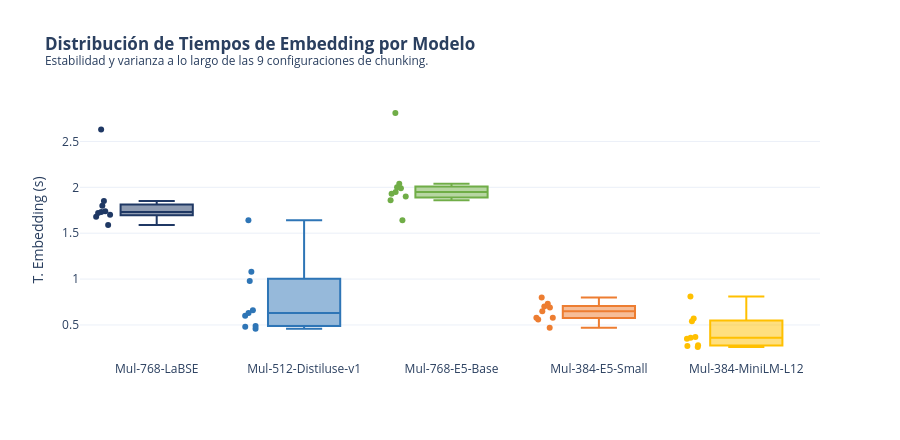

Notebook cell for this chart:
### Code cell
# ── Gráfico 4: Boxplot de tiempos de embedding por modelo ─────────────────
df_c_ord = df_c.copy()
df_c_ord['Modelo'] = pd.Categorical(df_c_ord['Modelo'], categories=ORDER, ordered=True)
df_c_ord = df_c_ord.sort_values('Modelo')

fig = px.box(
    df_c_ord,
    x='Modelo', y='T. Embedding (s)',
    color='Modelo',
    color_discrete_sequence=PALETTE,
    points='all',
    title='<b>Distribución de Tiempos de Embedding por Modelo</b><br><sup>Estabilidad y varianza a lo largo de las 9 configuraciones de chunking.</sup>'
)
fig.update_layout(height=440, showlegend=False, xaxis_title='')
fig.show()

### Figure 1 — Plotly figure (JSON) as saved in the notebook; plotly's stock layout.template omitted (floating-point values rounded to 4 significant figures)
{"data": [{"alignmentgroup": "True", "boxpoints": "all", "hovertemplate": "Modelo=%{x}<br>T. Embedding (s)=%{y}<extra></extra>", "legendgroup": "Mul-768-LaBSE", "marker": {"color": "#1F3864"}, "name": "Mul-768-LaBSE", "notched": false, "offsetgroup": "Mul-768-LaBSE", "orientation": "v", "showlegend": true, "type": "box", "x": ["Mul-768-LaBSE", "Mul-768-LaBSE", "Mul-768-LaBSE", "Mul-768-LaBSE", "Mul-768-LaBSE", "Mul-768-LaBSE", "Mul-768-LaBSE", "Mul-768-LaBSE", "Mul-768-LaBSE"], "x0": " ", "xaxis": "x", "y": [1.73, 1.59, 1.8, 2.63, 1.72, 1.74, 1.85, 1.7, 1.68], "y0": " ", "yaxis": "y"}, {"alignmentgroup": "True", "boxpoints": "all", "hovertemplate": "Modelo=%{x}<br>T. Embedding (s)=%{y}<extra></extra>", "legendgroup": "Mul-512-Distiluse-v1", "marker": {"color": "#2E75B6"}, "name": "Mul-512-Distiluse-v1", "notched": false, "offsetgroup": "Mul-512-Distiluse-v1", "orientation": "v", "showlegend": true, "type": "box", "x": ["Mul-512-Distiluse-v1", "Mul-512-Distiluse-v1", "Mul-512-Distiluse-v1", "Mul-512-Distiluse-v1", "Mul-512-Distiluse-v1", "Mul-512-Distiluse-v1", "Mul-512-Distiluse-v1", "Mul-512-Distiluse-v1", "Mul-512-Distiluse-v1"], "x0": " ", "xaxis": "x", "y": [0.98, 1.08, 1.64, 0.6, 0.66, 0.48, 0.46, 0.63, 0.49], "y0": " ", "yaxis": "y"}, {"alignmentgroup": "True", "boxpoints": "all", "hovertemplate": "Modelo=%{x}<br>T. Embedding (s)=%{y}<extra></extra>", "legendgroup": "Mul-768-E5-Base", "marker": {"color": "#70AD47"}, "name": "Mul-768-E5-Base", "notched": false, "offsetgroup": "Mul-768-E5-Base", "orientation": "v", "showlegend": true, "type": "box", "x": ["Mul-768-E5-Base", "Mul-768-E5-Base", "Mul-768-E5-Base", "Mul-768-E5-Base", "Mul-768-E5-Base", "Mul-768-E5-Base", "Mul-768-E5-Base", "Mul-768-E5-Base", "Mul-768-E5-Base"], "x0": " ", "xaxis": "x", "y": [1.9, 1.99, 2.04, 2.0, 1.86, 2.81, 1.95, 1.64, 1.93], "y0": " ", "yaxis": "y"}, {"alignmentgroup": "True", "boxpoints": "all", "hovertemplate": "Modelo=%{x}<br>T. Embedding (s)=%{y}<extra></extra>", "legendgroup": "Mul-384-E5-Small", "marker": {"color": "#ED7D31"}, "name": "Mul-384-E5-Small", "notched": false, "offsetgroup": "Mul-384-E5-Small", "orientation": "v", "showlegend": true, "type": "box", "x": ["Mul-384-E5-Small", "Mul-384-E5-Small", "Mul-384-E5-Small", "Mul-384-E5-Small", "Mul-384-E5-Small", "Mul-384-E5-Small", "Mul-384-E5-Small", "Mul-384-E5-Small", "Mul-384-E5-Small"], "x0": " ", "xaxis": "x", "y": [0.47, 0.8, 0.58, 0.56, 0.65, 0.7, 0.73, 0.69, 0.58], "y0": " ", "yaxis": "y"}, {"alignmentgroup": "True", "boxpoints": "all", "hovertemplate": "Modelo=%{x}<br>T. Embedding (s)=%{y}<extra></extra>", "legendgroup": "Mul-384-MiniLM-L12", "marker": {"color": "#FFC000"}, "name": "Mul-384-MiniLM-L12", "notched": false, "offsetgroup": "Mul-384-MiniLM-L12", "orientation": "v", "showlegend": true, "type": "box", "x": ["Mul-384-MiniLM-L12", "Mul-384-MiniLM-L12", "Mul-384-MiniLM-L12", "Mul-384-MiniLM-L12", "Mul-384-MiniLM-L12", "Mul-384-MiniLM-L12", "Mul-384-MiniLM-L12", "Mul-384-MiniLM-L12", "Mul-384-MiniLM-L12"], "x0": " ", "xaxis": "x", "y": [0.28, 0.26, 0.27, 0.37, 0.36, 0.35, 0.81, 0.54, 0.57], "y0": " ", "yaxis": "y"}], "layout": {"boxmode": "overlay", "height": 440, "legend": {"title": {"text": "Modelo"}, "tracegroupgap": 0}, "showlegend": false, "title": {"text": "<b>Distribución de Tiempos de Embedding por Modelo</b><br><sup>Estabilidad y varianza a lo largo de las 9 configuraciones de chunking.</sup>"}, "xaxis": {"anchor": "y", "categoryarray": ["Mul-768-LaBSE", "Mul-512-Distiluse-v1", "Mul-768-E5-Base", "Mul-384-E5-Small", "Mul-384-MiniLM-L12"], "categoryorder": "array", "domain": [0, 1], "title": {"text": ""}}, "yaxis": {"anchor": "x", "domain": [0, 1], "title": {"text": "T. Embedding (s)"}}}}
